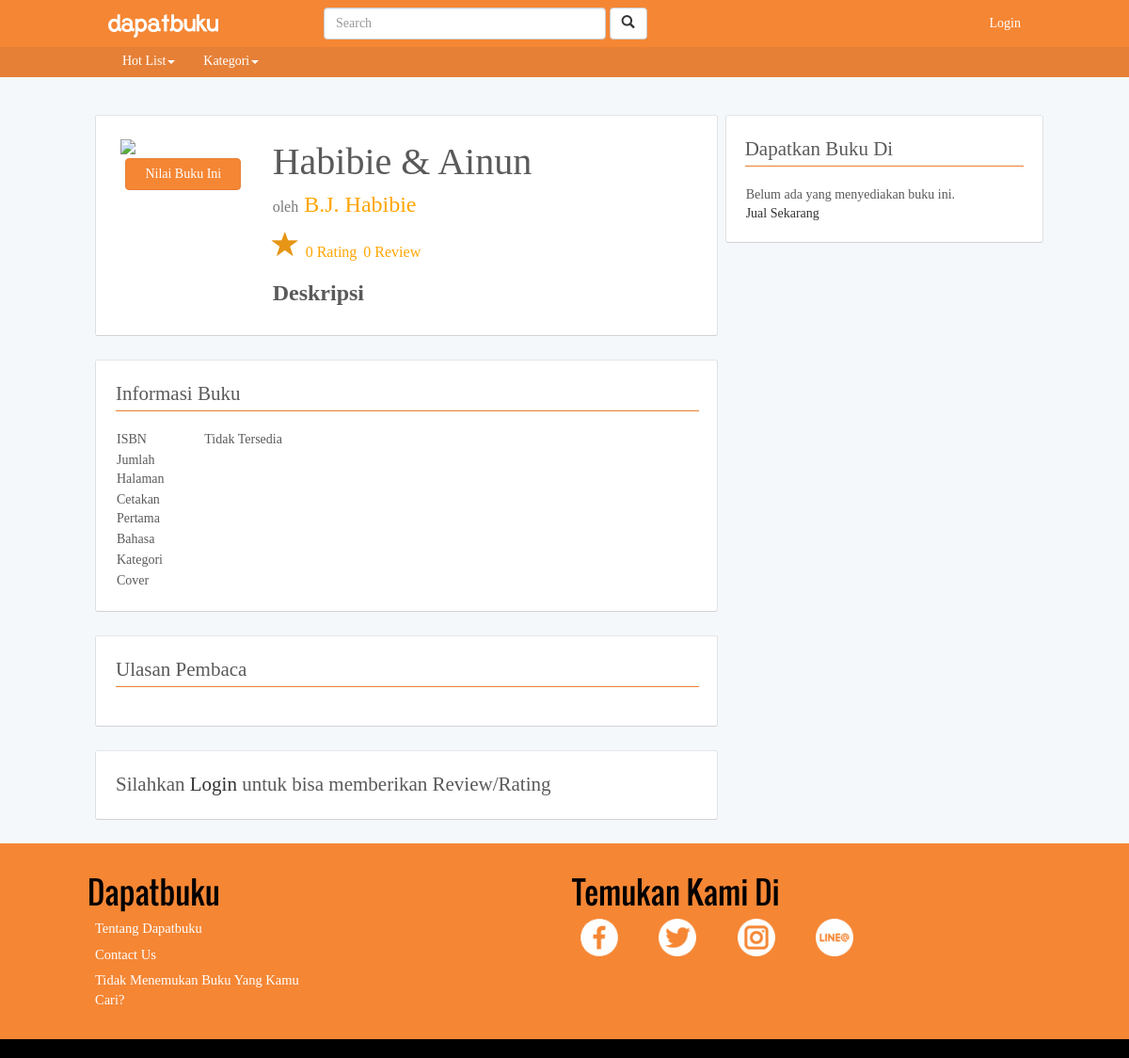
The page /book/b/habibie-ainun on the database as committed earlier.
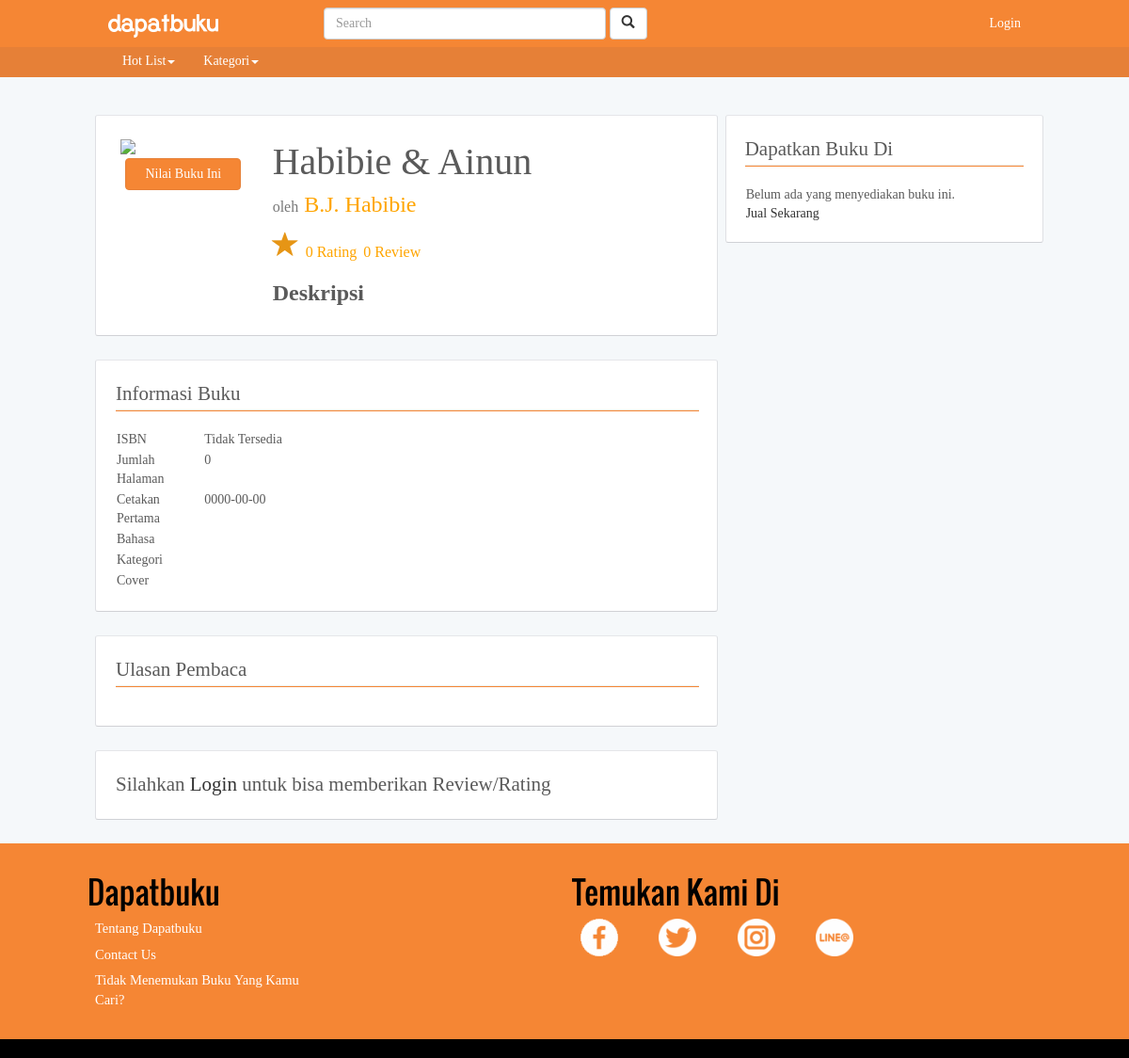
The same page on the database as committed later.
### tables this page shows
CREATE TABLE `book` (
  `id_b` int(11) NOT NULL,
  `title_b` varchar(200) NOT NULL,
  `slug_title_b` varchar(200) DEFAULT NULL COMMENT 'slug for link',
  `no_isbn_b` varchar(20) DEFAULT 'Tidak Tersedia',
  `writer` varchar(128) DEFAULT NULL,
  `publisher` varchar(128) DEFAULT NULL,
  `pages` int(11) DEFAULT NULL,
  `date_published` date DEFAULT NULL,
  `language_b` varchar(50) DEFAULT NULL,
  `thumb_cover_b` varchar(200) DEFAULT NULL COMMENT 'thumbnail versi kecil dari foto cover',
  `photo_cover_b` varchar(200) DEFAULT NULL COMMENT 'alamat photo',
  `cover_type_b` varchar(50) DEFAULT NULL COMMENT 'tipe cover',
  `description_b` longtext COMMENT 'sinopsis',
  `total_reviews_b` int(11) DEFAULT '0',
  `total_ratings` int(11) DEFAULT '0',
  `best_seller_flag` int(2) DEFAULT '0' COMMENT 'flag best seller',
  `best_seller_rank` int(3) DEFAULT NULL,
  `tags` text,
  `views_b` int(11) NOT NULL DEFAULT '0'
);

### application/controllers/Book.php (called while the page is built, shortened)
<?php
class Book extends CI_Controller {
	public function __construct()
	{
		$this->load->library('session');
		$this->load->library('fixstring');
		$this->load->helper('url');
		$this->load->library('form_validation');
    $this->load->helper(array('form', 'url'));
		$this->load->model('M_auth');
		$this->load->model('M_book');
	}
	public function b($slug)
	{
		$id_user = 0;
		$data['book_data'] = $this->M_book->get_data_book($slug);
		$id_in = $data['book_data'][0]['id_b'];
		$data['book_category'] = $this->M_book->get_b_category($id_in);
		$data['book_rating'] = $this->M_book->get_rate_avg($id_in);
		$data['writer_data'] = $this->M_book->get_writer_short($id_in);
		$data['review_data'] = $this->M_book->get_review($id_in);
		$data['my_review'] = $this->M_book->get_user_review($id_in, $id_user);
		$data['my_rating'] = $this->M_book->get_user_rating($id_in, $id_user);
		$data['book_sale'] = $this->M_book->get_book_sale_in($id_in);
		if($this->session->logged_in == 0){
			$data['rating_data'] = $this->M_book->get_rating($id_in,$id_user);
			if(!$data['rating_data'] ) $data['rating_flag'] = 0;
			else $data['rating_flag'] = 1;
			$data['user_review_flag'] = $this->M_book->user_review_flag($id_in,$id_user);
			if(!$data['user_review_flag'] ) $data['review_flag'] = 0;
			else $data['review_flag'] = 1;
		}
		else{
			$data['review_flag'] = 0;
			$data['rating_flag'] = 0;
		}
		if($this->session->logged_in == 1){
			$temp = $this->session->userdata('userdata');
			$id_user = $temp[0]->id_u;
			$add_log = $this->M_auth->add_log_view($id_user, 'book', $id_in);
		}
		else{
			$ip = $this->input->ip_address();
			$add_log = $this->M_auth->add_log_view($ip, 'book', $id_in);
		}
		if($add_log){
			$data['header']=$this->load->view('parts/header','',true);
			$data['navbar']=$this->load->view('parts/navbar','',true);
			$data['footer']=$this->load->view('parts/footer','',true);
			$data['bookright']=$this->load->view('book/book-right',$data,true);
			$data['bookleft']=$this->load->view('book/book-left',$data,true);
			$this->load->view('book/book',$data);
		}
		else{
			redirect('/');
		}
	}
}
?>

### index.php (called while the page is built, shortened)
<?php
require_once BASEPATH.'core/CodeIgniter.php';

### application/models/M_book.php (called while the page is built, shortened)
<?php
  Class M_book extends CI_Model
  {
    public function get_data_book($slug)
    {
      $query = $this->db->query("select * from book where slug_title_b = '".$slug."';");
      return $query->result_array();
    }
  }
?>

### application/views/book/book-left.php (the view, shortened to what the changed rows need)
<div class="custom-container" id="book-container">
	<div class="row">
		<div class="col-md-12">
			<div class="col-md-9">
				<div class="col-md-12 book-title">
					<?php echo $book_data[0]['title_b']; ?>
				</div>
				<div class="col-md-12 book-writer">
					<span class="text-muted">oleh</span> <?php echo $book_data[0]['writer']; ?>
				</div>
				<div class="col-md-12 book-rating">
					<div class="book-rating-star">
						<span class="glyphicon glyphicon-star glyphicon-large" style="color:#E69515;" aria-hidden="true"></span>
						<span class="book-rating-count"><?php echo $book_data[0]['total_ratings']; ?> Rating</span>
						<span class="book-review-count"><?php echo $book_data[0]['total_reviews_b']; ?> Review</span>
					</div>
				</div>
				<div id="book-description" class="col-md-12 product-item">
					<div class="book-header">Deskripsi</div>
				</div>
			</div>
		</div>
	</div>
</div>
<div id="informasi-buku" class="custom-container">
	<div class="row">
		<div class="col-md-12">
			<div class="row">
				<div class="col-md-12">
					<div class="col-md-4">
						<div class="col-md-12 table-container">
							<div class="col-md-6 col-sm-6 col-xs-6 table-content">ISBN
							</div>
							<div class="col-md-6 col-sm-6 col-xs-6 table-content"><?php echo $book_data[0]['no_isbn_b']; ?>
							</div>
						</div>
						<div class="col-md-12 table-container">
							<div class="col-md-6 col-sm-6 col-xs-6 table-content">Jumlah Halaman
							</div>
							<div class="col-md-6 col-sm-6 col-xs-6 table-content"><?php echo $book_data[0]['pages']; ?>
							</div>
						</div>
						<div class="col-md-12 table-container">
							<div class="col-md-6 col-sm-6 col-xs-6 table-content">Cetakan Pertama
							</div>
							<div class="col-md-6 col-sm-6 col-xs-6 table-content"><?php echo $book_data[0]['date_published']; ?>
							</div>
						</div>
					</div>
				</div>
			</div>
		</div>
	</div>
</div>

Rows that differ between the two databases and show on the page:
changed book "Habibie & Ainun": pages (not shown) → "0"; date_published (not shown) → "0000-00-00"
